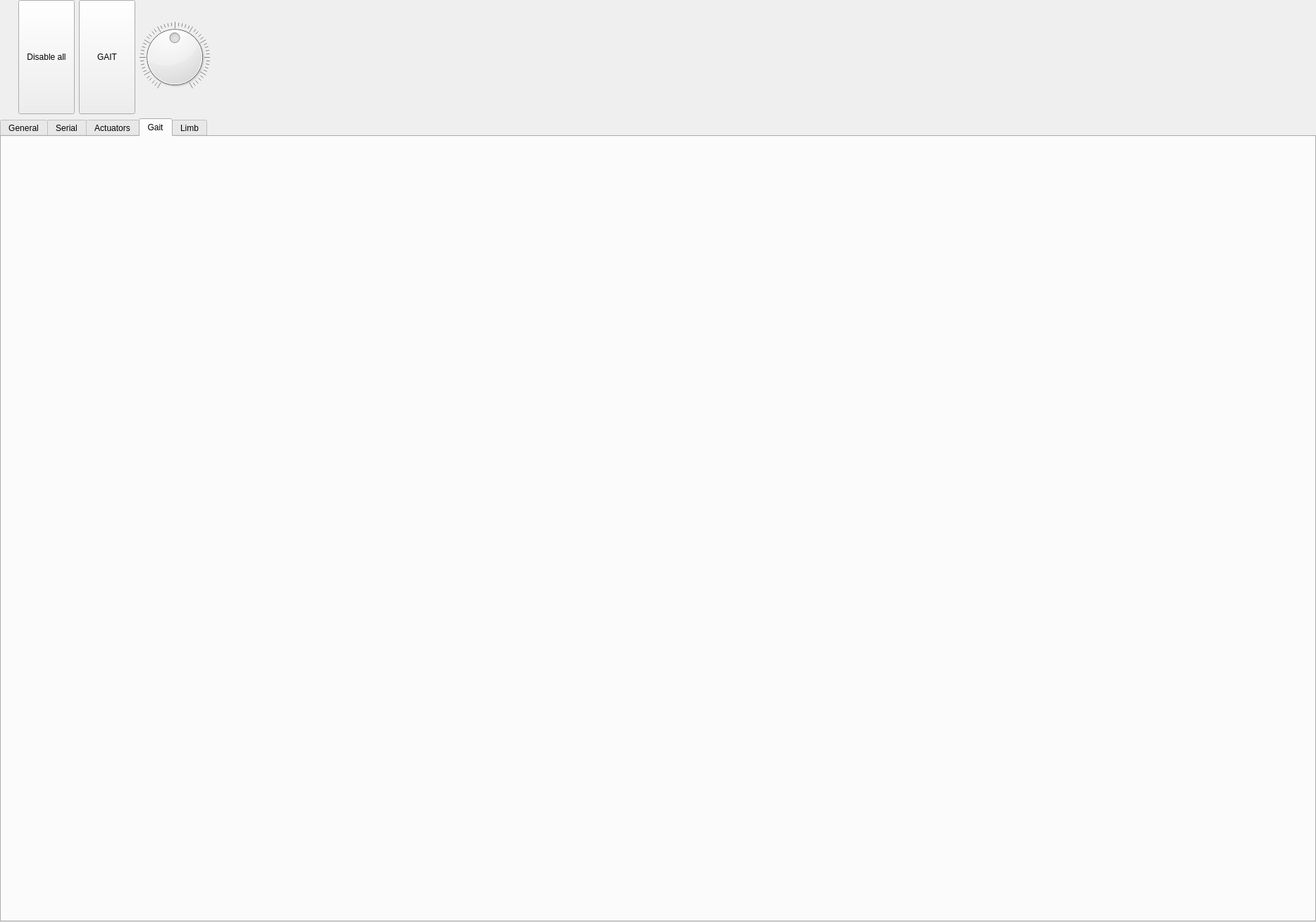
<?xml version="1.0" encoding="UTF-8"?>
<ui version="4.0">
 <class>Servotor32ControllerWidget</class>
 <widget class="QWidget" name="Servotor32ControllerWidget">
  <property name="geometry">
   <rect>
    <x>0</x>
    <y>0</y>
    <width>1868</width>
    <height>1309</height>
   </rect>
  </property>
  <property name="sizePolicy">
   <sizepolicy hsizetype="Minimum" vsizetype="Minimum">
    <horstretch>0</horstretch>
    <verstretch>0</verstretch>
   </sizepolicy>
  </property>
  <property name="windowTitle">
   <string>Form</string>
  </property>
  <layout class="QVBoxLayout" name="verticalLayout">
   <property name="leftMargin">
    <number>0</number>
   </property>
   <property name="topMargin">
    <number>0</number>
   </property>
   <property name="rightMargin">
    <number>0</number>
   </property>
   <property name="bottomMargin">
    <number>0</number>
   </property>
   <item>
    <layout class="QHBoxLayout" name="horizontalLayout">
     <item>
      <widget class="TryToggle" name="tryToggleConnect" native="true">
       <property name="sizePolicy">
        <sizepolicy hsizetype="Minimum" vsizetype="Minimum">
         <horstretch>0</horstretch>
         <verstretch>0</verstretch>
        </sizepolicy>
       </property>
       <property name="minimumSize">
        <size>
         <width>20</width>
         <height>0</height>
        </size>
       </property>
      </widget>
     </item>
     <item>
      <widget class="QPushButton" name="pushButtonDisableAll">
       <property name="sizePolicy">
        <sizepolicy hsizetype="Minimum" vsizetype="Minimum">
         <horstretch>0</horstretch>
         <verstretch>0</verstretch>
        </sizepolicy>
       </property>
       <property name="minimumSize">
        <size>
         <width>32</width>
         <height>32</height>
        </size>
       </property>
       <property name="text">
        <string>Disable all</string>
       </property>
      </widget>
     </item>
     <item>
      <widget class="QPushButton" name="pushButtonGait">
       <property name="sizePolicy">
        <sizepolicy hsizetype="Minimum" vsizetype="Minimum">
         <horstretch>0</horstretch>
         <verstretch>0</verstretch>
        </sizepolicy>
       </property>
       <property name="minimumSize">
        <size>
         <width>32</width>
         <height>32</height>
        </size>
       </property>
       <property name="text">
        <string>GAIT</string>
       </property>
       <property name="checkable">
        <bool>true</bool>
       </property>
      </widget>
     </item>
     <item>
      <widget class="QDial" name="dialFeedrate">
       <property name="sizePolicy">
        <sizepolicy hsizetype="Minimum" vsizetype="Minimum">
         <horstretch>0</horstretch>
         <verstretch>0</verstretch>
        </sizepolicy>
       </property>
       <property name="maximum">
        <number>200</number>
       </property>
       <property name="pageStep">
        <number>20</number>
       </property>
       <property name="value">
        <number>100</number>
       </property>
       <property name="notchesVisible">
        <bool>true</bool>
       </property>
      </widget>
     </item>
     <item>
      <spacer name="horizontalSpacer">
       <property name="orientation">
        <enum>Qt::Horizontal</enum>
       </property>
       <property name="sizeHint" stdset="0">
        <size>
         <width>40</width>
         <height>20</height>
        </size>
       </property>
      </spacer>
     </item>
    </layout>
   </item>
   <item>
    <widget class="QTabWidget" name="tabWidget">
     <property name="sizePolicy">
      <sizepolicy hsizetype="Minimum" vsizetype="Minimum">
       <horstretch>0</horstretch>
       <verstretch>0</verstretch>
      </sizepolicy>
     </property>
     <property name="currentIndex">
      <number>3</number>
     </property>
     <widget class="QWidget" name="tabGeneral">
      <property name="sizePolicy">
       <sizepolicy hsizetype="Minimum" vsizetype="Minimum">
        <horstretch>0</horstretch>
        <verstretch>0</verstretch>
       </sizepolicy>
      </property>
      <attribute name="title">
       <string>General</string>
      </attribute>
      <layout class="QGridLayout" name="gridLayout_5">
       <item row="2" column="4">
        <spacer name="horizontalSpacer_2">
         <property name="orientation">
          <enum>Qt::Horizontal</enum>
         </property>
         <property name="sizeHint" stdset="0">
          <size>
           <width>870</width>
           <height>20</height>
          </size>
         </property>
        </spacer>
       </item>
       <item row="4" column="1" colspan="3">
        <spacer name="verticalSpacer">
         <property name="orientation">
          <enum>Qt::Vertical</enum>
         </property>
         <property name="sizeHint" stdset="0">
          <size>
           <width>20</width>
           <height>752</height>
          </size>
         </property>
        </spacer>
       </item>
       <item row="3" column="2">
        <widget class="QLabel" name="label_4">
         <property name="sizePolicy">
          <sizepolicy hsizetype="Minimum" vsizetype="Minimum">
           <horstretch>0</horstretch>
           <verstretch>0</verstretch>
          </sizepolicy>
         </property>
         <property name="text">
          <string>Version:</string>
         </property>
         <property name="alignment">
          <set>Qt::AlignRight|Qt::AlignTrailing|Qt::AlignVCenter</set>
         </property>
        </widget>
       </item>
       <item row="2" column="0">
        <spacer name="horizontalSpacer_3">
         <property name="orientation">
          <enum>Qt::Horizontal</enum>
         </property>
         <property name="sizeHint" stdset="0">
          <size>
           <width>871</width>
           <height>20</height>
          </size>
         </property>
        </spacer>
       </item>
       <item row="2" column="2">
        <widget class="QLabel" name="label_2">
         <property name="sizePolicy">
          <sizepolicy hsizetype="Minimum" vsizetype="Minimum">
           <horstretch>0</horstretch>
           <verstretch>0</verstretch>
          </sizepolicy>
         </property>
         <property name="text">
          <string>Board:</string>
         </property>
         <property name="alignment">
          <set>Qt::AlignRight|Qt::AlignTrailing|Qt::AlignVCenter</set>
         </property>
        </widget>
       </item>
       <item row="3" column="3">
        <widget class="QLabel" name="labelBoardVersion">
         <property name="sizePolicy">
          <sizepolicy hsizetype="Minimum" vsizetype="Minimum">
           <horstretch>0</horstretch>
           <verstretch>0</verstretch>
          </sizepolicy>
         </property>
         <property name="text">
          <string>N/A</string>
         </property>
        </widget>
       </item>
       <item row="2" column="3">
        <widget class="QLabel" name="labelBoardType">
         <property name="sizePolicy">
          <sizepolicy hsizetype="Minimum" vsizetype="Minimum">
           <horstretch>0</horstretch>
           <verstretch>0</verstretch>
          </sizepolicy>
         </property>
         <property name="text">
          <string>N/A</string>
         </property>
        </widget>
       </item>
       <item row="1" column="2">
        <spacer name="verticalSpacer_2">
         <property name="orientation">
          <enum>Qt::Vertical</enum>
         </property>
         <property name="sizeHint" stdset="0">
          <size>
           <width>20</width>
           <height>40</height>
          </size>
         </property>
        </spacer>
       </item>
       <item row="0" column="0" colspan="5">
        <widget class="QLabel" name="label">
         <property name="sizePolicy">
          <sizepolicy hsizetype="Minimum" vsizetype="Minimum">
           <horstretch>0</horstretch>
           <verstretch>0</verstretch>
          </sizepolicy>
         </property>
         <property name="text">
          <string>&lt;h1&gt;ArcBotics™ Servotor32 Controller version 2.1&lt;/h1&gt;
&lt;p&gt;This is the native Hexy controller for OctoMY™&lt;/p&gt;
&lt;p&gt;You will find full documentation for it &lt;a href=&quot;http://www.octomy.org/documentation/development/architectual-overview/servotor32&quot; &gt;here&lt;/a&gt;&lt;/p&gt;
&lt;h2&gt;Quick guide&lt;/h2&gt;
&lt;ol&gt;
&lt;li&gt;Get a &lt;a href=&quot;http://arcbotics.com/products/hexy/&quot; &gt;compatible&lt;/a&gt; robot.&lt;/li&gt;
&lt;li&gt;Go &lt;a href=&quot;http://arcbotics.com/lessons/updating-the-servotor32-firmware/&quot; &gt;download&lt;/a&gt;, and upload latest version of Servotor32 firmware on your board .&lt;/li&gt;
&lt;li&gt;Connect your board to this Agent via USB cable or pair with Bluetooth.&lt;/li&gt;
&lt;li&gt;Go the Serial tab and configure serial parameters.&lt;/li&gt;
&lt;li&gt;Go the Actuators tab and verify the configuration of the actuatuators.&lt;br/&gt;
NOTE: The default configuration will match the recommended configuration in the instructions&lt;br/&gt;
that came with the Hexy, so if you deviated from instructions you will need to make matching&lt;br/&gt;
ajustments here.&lt;/li&gt;
&lt;li&gt;You are now ready to start using your Hexy!&lt;/li&gt;
&lt;/ol&gt;</string>
         </property>
         <property name="wordWrap">
          <bool>true</bool>
         </property>
         <property name="openExternalLinks">
          <bool>true</bool>
         </property>
        </widget>
       </item>
      </layout>
     </widget>
     <widget class="QWidget" name="tabSerial">
      <property name="sizePolicy">
       <sizepolicy hsizetype="Minimum" vsizetype="Minimum">
        <horstretch>0</horstretch>
        <verstretch>0</verstretch>
       </sizepolicy>
      </property>
      <attribute name="title">
       <string>Serial</string>
      </attribute>
      <layout class="QVBoxLayout" name="verticalLayout_2">
       <property name="leftMargin">
        <number>0</number>
       </property>
       <property name="topMargin">
        <number>0</number>
       </property>
       <property name="rightMargin">
        <number>0</number>
       </property>
       <property name="bottomMargin">
        <number>0</number>
       </property>
       <item>
        <widget class="SerialSettingsWidget" name="widgetSerialSettings" native="true">
         <property name="sizePolicy">
          <sizepolicy hsizetype="Minimum" vsizetype="Minimum">
           <horstretch>0</horstretch>
           <verstretch>0</verstretch>
          </sizepolicy>
         </property>
        </widget>
       </item>
      </layout>
     </widget>
     <widget class="QWidget" name="tabActuators">
      <property name="sizePolicy">
       <sizepolicy hsizetype="Minimum" vsizetype="Minimum">
        <horstretch>0</horstretch>
        <verstretch>0</verstretch>
       </sizepolicy>
      </property>
      <attribute name="title">
       <string>Actuators</string>
      </attribute>
      <layout class="QGridLayout" name="gridLayout_2">
       <property name="leftMargin">
        <number>0</number>
       </property>
       <property name="topMargin">
        <number>0</number>
       </property>
       <property name="rightMargin">
        <number>0</number>
       </property>
       <property name="bottomMargin">
        <number>0</number>
       </property>
       <property name="horizontalSpacing">
        <number>0</number>
       </property>
       <item row="0" column="0">
        <widget class="QScrollArea" name="scrollAreaServos">
         <property name="sizePolicy">
          <sizepolicy hsizetype="Minimum" vsizetype="Minimum">
           <horstretch>0</horstretch>
           <verstretch>0</verstretch>
          </sizepolicy>
         </property>
         <property name="frameShape">
          <enum>QFrame::NoFrame</enum>
         </property>
         <property name="frameShadow">
          <enum>QFrame::Plain</enum>
         </property>
         <property name="lineWidth">
          <number>0</number>
         </property>
         <property name="horizontalScrollBarPolicy">
          <enum>Qt::ScrollBarAlwaysOff</enum>
         </property>
         <property name="widgetResizable">
          <bool>true</bool>
         </property>
         <widget class="QWidget" name="scrollAreaWidgetContents">
          <property name="geometry">
           <rect>
            <x>0</x>
            <y>0</y>
            <width>1864</width>
            <height>1170</height>
           </rect>
          </property>
          <property name="sizePolicy">
           <sizepolicy hsizetype="Minimum" vsizetype="Minimum">
            <horstretch>0</horstretch>
            <verstretch>0</verstretch>
           </sizepolicy>
          </property>
          <layout class="QVBoxLayout" name="verticalLayoutServos">
           <property name="spacing">
            <number>0</number>
           </property>
           <property name="leftMargin">
            <number>0</number>
           </property>
           <property name="topMargin">
            <number>0</number>
           </property>
           <property name="rightMargin">
            <number>0</number>
           </property>
           <property name="bottomMargin">
            <number>0</number>
           </property>
          </layout>
         </widget>
        </widget>
       </item>
      </layout>
     </widget>
     <widget class="QWidget" name="tabGait">
      <property name="sizePolicy">
       <sizepolicy hsizetype="Minimum" vsizetype="Minimum">
        <horstretch>0</horstretch>
        <verstretch>0</verstretch>
       </sizepolicy>
      </property>
      <attribute name="title">
       <string>Gait</string>
      </attribute>
      <layout class="QGridLayout" name="gridLayout">
       <property name="leftMargin">
        <number>0</number>
       </property>
       <property name="topMargin">
        <number>0</number>
       </property>
       <property name="rightMargin">
        <number>0</number>
       </property>
       <property name="bottomMargin">
        <number>0</number>
       </property>
       <property name="horizontalSpacing">
        <number>0</number>
       </property>
       <item row="0" column="0">
        <widget class="GaitWidget" name="widgetGait" native="true">
         <property name="sizePolicy">
          <sizepolicy hsizetype="Minimum" vsizetype="Minimum">
           <horstretch>0</horstretch>
           <verstretch>0</verstretch>
          </sizepolicy>
         </property>
        </widget>
       </item>
      </layout>
     </widget>
     <widget class="QWidget" name="tabLimb">
      <property name="sizePolicy">
       <sizepolicy hsizetype="Minimum" vsizetype="Minimum">
        <horstretch>0</horstretch>
        <verstretch>0</verstretch>
       </sizepolicy>
      </property>
      <attribute name="title">
       <string>Limb</string>
      </attribute>
      <layout class="QGridLayout" name="gridLayout_3">
       <property name="leftMargin">
        <number>0</number>
       </property>
       <property name="topMargin">
        <number>0</number>
       </property>
       <property name="rightMargin">
        <number>0</number>
       </property>
       <property name="bottomMargin">
        <number>0</number>
       </property>
       <property name="spacing">
        <number>0</number>
       </property>
       <item row="0" column="0">
        <widget class="LimbIKWidget" name="widgetLimbIK" native="true">
         <property name="sizePolicy">
          <sizepolicy hsizetype="Minimum" vsizetype="Minimum">
           <horstretch>0</horstretch>
           <verstretch>0</verstretch>
          </sizepolicy>
         </property>
        </widget>
       </item>
      </layout>
     </widget>
    </widget>
   </item>
  </layout>
 </widget>
 <customwidgets>
  <customwidget>
   <class>TryToggle</class>
   <extends>QWidget</extends>
   <header location="global">widgets/TryToggle.hpp</header>
   <container>1</container>
  </customwidget>
  <customwidget>
   <class>GaitWidget</class>
   <extends>QWidget</extends>
   <header location="global">puppet/GaitWidget.hpp</header>
   <container>1</container>
  </customwidget>
  <customwidget>
   <class>LimbIKWidget</class>
   <extends>QWidget</extends>
   <header location="global">puppet/LimbIKWidget.hpp</header>
   <container>1</container>
  </customwidget>
  <customwidget>
   <class>SerialSettingsWidget</class>
   <extends>QWidget</extends>
   <header location="global">hw/serial/SerialSettingsWidget.hpp</header>
   <container>1</container>
  </customwidget>
 </customwidgets>
 <resources/>
 <connections/>
</ui>
